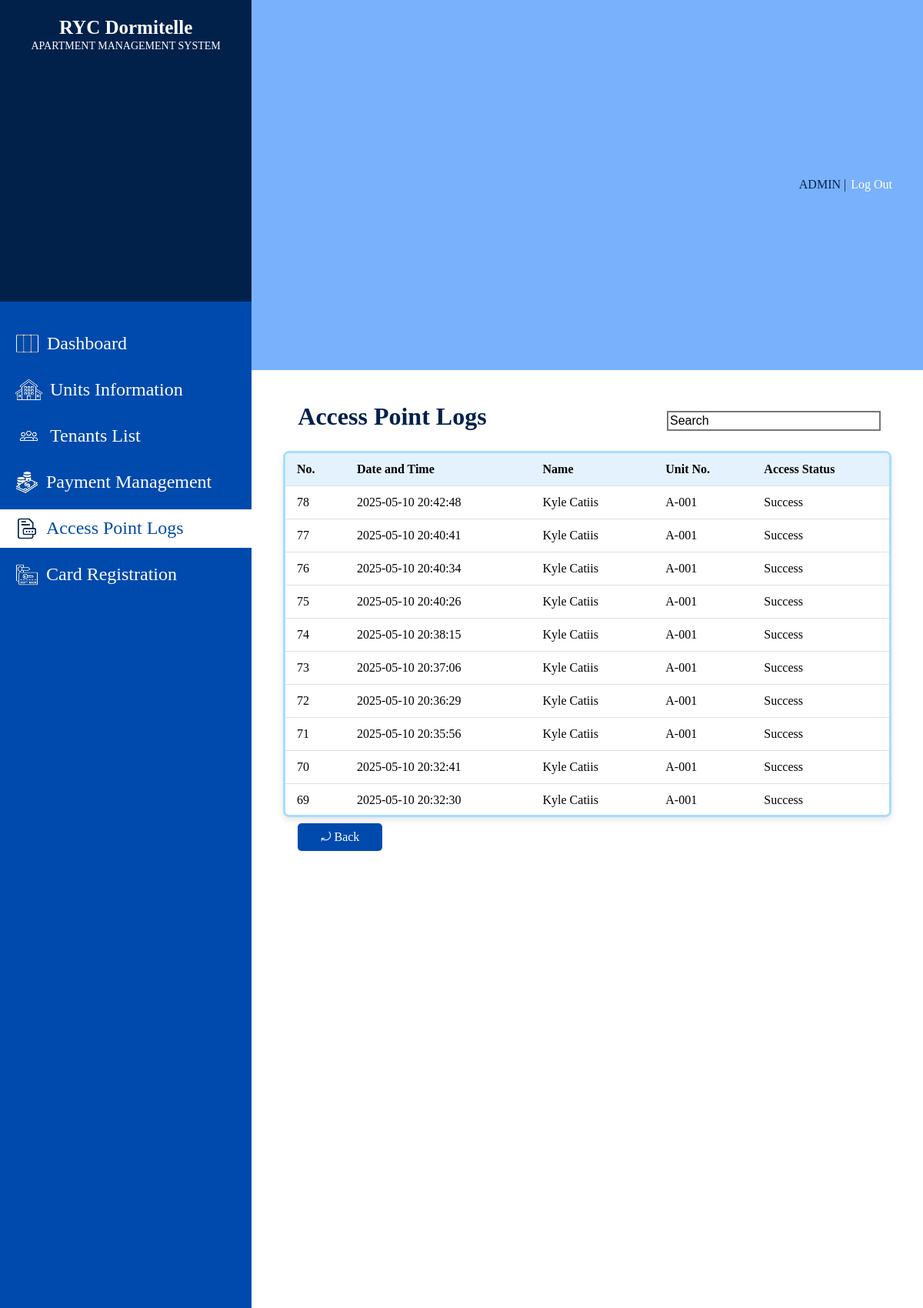
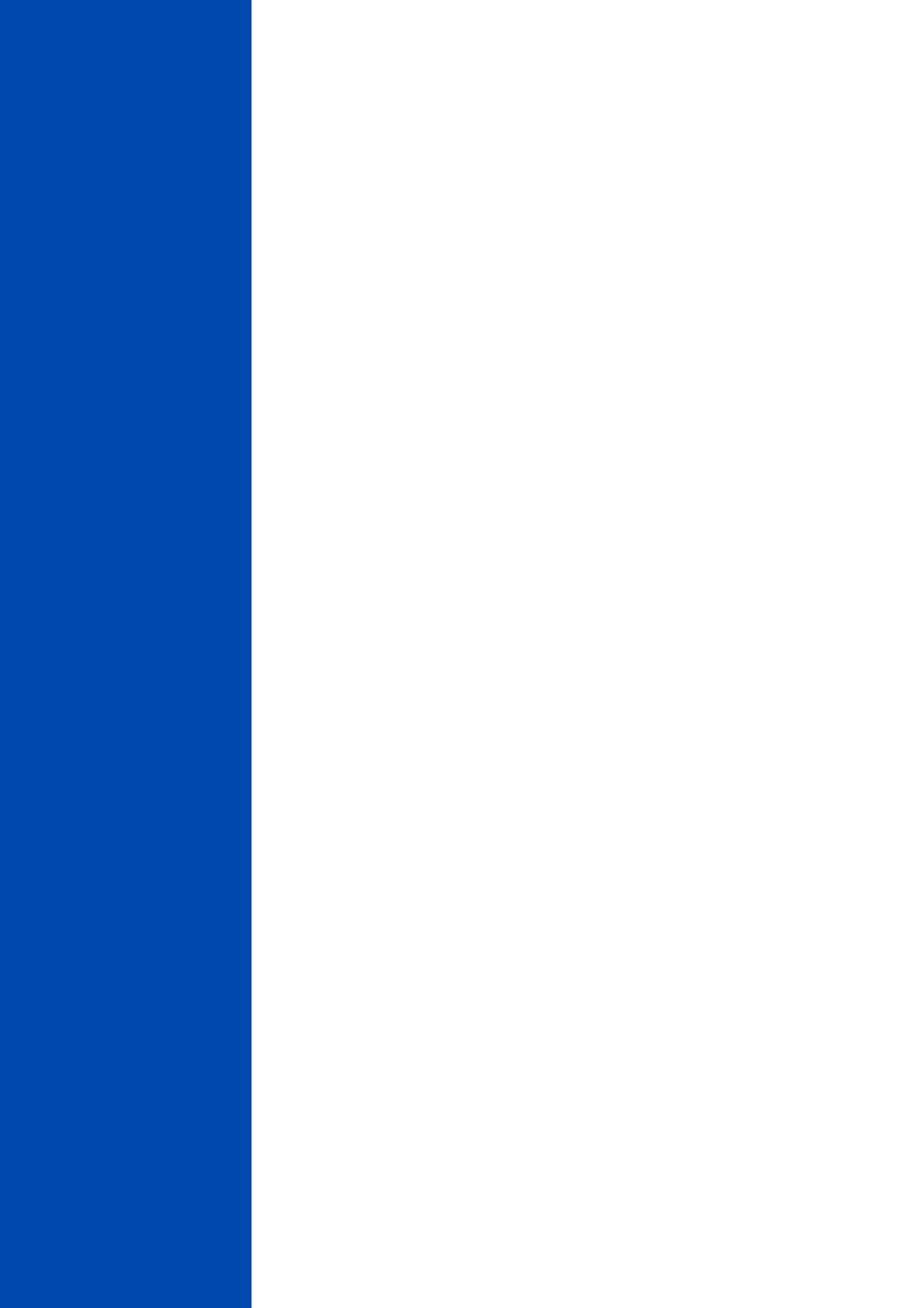
The page /ACCESSPOINTLOGS.php (upper part) on the database its author committed (2 pictures, top to bottom).
### tables this page shows
CREATE TABLE `access_logs` (
  `access_ID` mediumint(4) NOT NULL,
  `unit_no` varchar(10) NOT NULL,
  `tenant_ID` varchar(12) NOT NULL,
  `card_no` varchar(10) NOT NULL,
  `date_and_time` timestamp NOT NULL DEFAULT current_timestamp() ON UPDATE current_timestamp(),
  `access_status` varchar(15) NOT NULL
);

CREATE TABLE `tenants` (
  `tenant_ID` varchar(12) NOT NULL,
  `tenant_name` varchar(15) NOT NULL,
  `contact_number` varchar(13) NOT NULL,
  `email` varchar(30) NOT NULL,
  `emergency_contact_name` varchar(25) NOT NULL,
  `emergency_contact_num` varchar(13) NOT NULL,
  `tenant_image` varchar(255) NOT NULL
);

CREATE TABLE `tenant_unit` (
  `tenant_ID` varchar(12) NOT NULL,
  `unit_no` varchar(10) NOT NULL,
  `start_date` date NOT NULL,
  `end_date` date NOT NULL,
  `occupant_count` smallint(2) NOT NULL,
  `deposit` mediumint(6) NOT NULL,
  `balance` mediumint(6) NOT NULL,
  `payment_due` varchar(30) NOT NULL,
  `billing_period` varchar(31) NOT NULL,
  `lease_status` varchar(10) NOT NULL
);

### ACCESSPOINTLOGS.php (the view, shortened to what this page needs)
<?php
require_once 'db_connect.php';
$sql = "SELECT access_logs.access_ID, tenants.tenant_name, tenant_unit.unit_no, access_logs.date_and_time, access_logs.access_status
        FROM access_logs
        LEFT JOIN tenants ON tenants.tenant_ID = access_logs.tenant_ID
        INNER JOIN tenant_unit ON tenant_unit.tenant_ID = tenants.tenant_ID
        ORDER BY access_logs.access_ID DESC";
$result = $conn->query($sql);
?>
<!DOCTYPE html>
<html lang="en">
<head>
</head>
<body>
    <div class="sideBar">
        <div class="systemTitle">
            <h1>RYC Dormitelle</h1>
            <p>APARTMENT MANAGEMENT SYSTEM</p>
        </div>
        <div class="sidebarContent">
            <div class="card">
                <a href="DASHBOARD.php" class="changeicon">
                    <img src="sidebarIcons/DashboardIconWht.png" alt="Dashboard Icon" class="DsidebarIcon" style="margin-right: 10px;">
                    Dashboard
                </a>
            </div>
            <div class="card">
                <a href="UNITSINFORMATION.php">
                    <img src="sidebarIcons/UnitsInfoIconWht.png" alt="Units Information Icon" class="UIsidebarIcon" style="margin-right: 10px;">
                    Units Information</a>
            </div>
            <div class="card">
                <a href="TENANTSLIST.php">
                    <img src="sidebarIcons/TenantsInfoIconWht.png" alt="Tenants Information Icon" class="THsidebarIcon" style="margin-right: 10px;">
                    Tenants List</a>
            </div>
            <div class="card">
                <a href="PAYMENTMANAGEMENT.php">
                    <img src="sidebarIcons/PaymentManagementIconWht.png" alt="Payment Management Icon" class="PMsidebarIcon" style="margin-right: 10px;">
                    Payment Management</a>
            </div>
            <div class="card">
                <a href="ACCESSPOINTLOGS.php" style="background-color: #FFFF; color: #004AAD;">
                    <img src="sidebarIcons/AccesspointIcon.png" alt="Access Point Logs Icon" class="APLsidebarIcon" style="margin-right: 10px;">
                    Access Point Logs</a>
            </div>
            <div class="card">
                <a href="CARDREGISTRATION.php">
                    <img src="sidebarIcons/CardregisterIconWht.png" alt="Card Registration Icon" class="CGsidebarIcon" style="margin-right: 10px;">
                    Card Registration</a>
            </div>
        </div>
    </div>
        <div class="mainBody">
            <div class="header">
                <div class="headerContent">
                    <a href="ADMINPROFILE.php" class="adminTitle">ADMIN</a>
                    <p class="adminLogoutspace">&nbsp;|&nbsp;</p>
                    <a href="LOGIN.php" class="logOutbtn">Log Out</a>
                </div>
            </div>
            <div class="mainContent">
            <div class="tenantHistoryHead">
                <h4>Access Point Logs</h4>
                <input type="text" id="searchInput" placeholder="Search" class="searbar">
            </div>
                <div class="table-container">
                    <div class="table-scroll">
                        <table>
                            <thead>
                                <tr>
                                    <th>No.</th>
                                    <th>Date and Time</th>
                                    <th>Name</th>
                                    <th>Unit No.</th>
                                    <th>Access Status</th>
                                </tr>
                            </thead>
                            <tbody>
                                <?php
                                if ($result->num_rows > 0) {
                                    while($row = $result->fetch_assoc()) {
                                        echo "<tr>";
                                        echo "<td>" . htmlspecialchars($row['access_ID']) . "</td>";
                                        echo "<td>" . htmlspecialchars($row['date_and_time']) . "</td>";
                                        echo "<td>" . htmlspecialchars($row['tenant_name']) . "</td>";
                                        echo "<td>" . htmlspecialchars($row['unit_no']) . "</td>";
                                        echo "<td>" . htmlspecialchars($row['access_status']) . "</td>";
                                        echo "</tr>";
                                    }
                                } else {
                                    echo "<tr><td colspan='5'>No records found</td></tr>";
                                }
                                ?>
                            </tbody>
                        </table>
                    </div>
                  </div>
                  <div class="footbtnContainer">
                    <a href="DASHBOARD.php" class="backbtn">&#10558; Back</a>
                </div>
            </div>
        </div>
</body>
</html>

### ACCESSPOINTLOGS.php (style rules this page uses)
body { display: flex; margin: 0; background-color: #FFFF; }
.sideBar { width: 450px; height: 100%; background-color: #01214B; }
.systemTitle { text-align: center; height: 10vh; padding-bottom: 5.3px; }
.systemTitle h1 { font-size: 25px; font-family: Inria Serif; align-items: center; position: relative; top: 5px; color: #FFFF; }
.systemTitle p { font-size: 14px; font-family: Inria Serif; position: relative; bottom: 10px; color: #FFFF; }
.sidebarContent { padding-top: 20px; height: 84vh; background-color: #004AAD; display: block; }
.card { width: 100%; height: 50px; display: flex; margin: 10px 0px 10px; align-items: center; justify-content: center; }
.card a { margin: auto 0px auto 0px; font-size: 24px; padding-left: 20px; font-weight: 500; display: flex; text-decoration: none; align-items: center; color: #01214B; height: 100%; width: 100%; background-color: #004AAD; color: white; }
.mainBody { width: 100vw; height: 100%; background-color: white; }
.header { height: 13vh; width: 100%; background-color: #79B1FC; display: flex; justify-content: end; align-items: center; }
.headerContent { margin-right: 40px; display: flex; justify-content: center; align-items: center; }
.adminTitle { font-size: 16px; color: #01214B; position: relative; text-decoration: none; }
.adminLogoutspace { font-size: 16px; color: #01214B; position: relative; text-decoration: none; }
.logOutbtn { font-size: 16px; color: #FFFF; position: relative; margin-left: 2px; text-decoration: none; }
.mainContent { height: 100%; width: 100%; margin: 0px auto; background-color: #FFFF; }
.tenantHistoryHead { display: flex; justify-content: space-between; width: 100%; align-items: center; }
.tenantHistoryHead h4 { color: #01214B; font-size: 32px; margin-left: 60px; height: 20px; align-items: center; }
.searbar { height: 20px; width: 270px; margin-right: 55px; border-style: solid; font-size: 16px; position: relative; top: 14px; }
::placeholder { color: #000000; opacity: 1; }
.table-container { max-width: 90%; margin: 0 auto; border: 3px solid #A6DDFF; border-radius: 8px; height: 470px; overflow: hidden; box-shadow: 0 4px 8px rgba(0,0,0,0.1); }
.table-scroll { max-height: 500px; overflow-y: auto; scrollbar-width: none; }
table { width: 100%; border-collapse: collapse; border-color: #A6DDFF; background-color: white; }
th, td { padding: 12px 15px; text-align: left; border-bottom: 1px solid #e0e0e0; }
th { background-color: #e3f2fd; font-weight: bold; position: sticky; top: 0; z-index: 1; }
.footbtnContainer { width: 90%; height: 20px; margin-left: 60px; display: flex; position: relative; top: 38px; justify-content: space-between; align-items: center; }
.backbtn { height: 36px; width: 110px; position: relative; display: flex; align-items: center; justify-content: center; bottom: 22px; background-color: #004AAD; color: #FFFFFF; text-decoration: none; border-radius: 5px; }

### rows shown on the page
access_logs: access_ID "78", date_and_time "2025-05-10 20:42:48", tenant_ID.tenant_name "Kyle Catiis", tenant_unit.unit_no "A-001", access_status "Success"
access_logs: access_ID "77", date_and_time "2025-05-10 20:40:41", tenant_ID.tenant_name "Kyle Catiis", tenant_unit.unit_no "A-001", access_status "Success"
access_logs: access_ID "76", date_and_time "2025-05-10 20:40:34", tenant_ID.tenant_name "Kyle Catiis", tenant_unit.unit_no "A-001", access_status "Success"
access_logs: access_ID "75", date_and_time "2025-05-10 20:40:26", tenant_ID.tenant_name "Kyle Catiis", tenant_unit.unit_no "A-001", access_status "Success"
access_logs: access_ID "74", date_and_time "2025-05-10 20:38:15", tenant_ID.tenant_name "Kyle Catiis", tenant_unit.unit_no "A-001", access_status "Success"
access_logs: access_ID "73", date_and_time "2025-05-10 20:37:06", tenant_ID.tenant_name "Kyle Catiis", tenant_unit.unit_no "A-001", access_status "Success"
access_logs: access_ID "72", date_and_time "2025-05-10 20:36:29", tenant_ID.tenant_name "Kyle Catiis", tenant_unit.unit_no "A-001", access_status "Success"
access_logs: access_ID "71", date_and_time "2025-05-10 20:35:56", tenant_ID.tenant_name "Kyle Catiis", tenant_unit.unit_no "A-001", access_status "Success"
access_logs: access_ID "70", date_and_time "2025-05-10 20:32:41", tenant_ID.tenant_name "Kyle Catiis", tenant_unit.unit_no "A-001", access_status "Success"
access_logs: access_ID "69", date_and_time "2025-05-10 20:32:30", tenant_ID.tenant_name "Kyle Catiis", tenant_unit.unit_no "A-001", access_status "Success"
